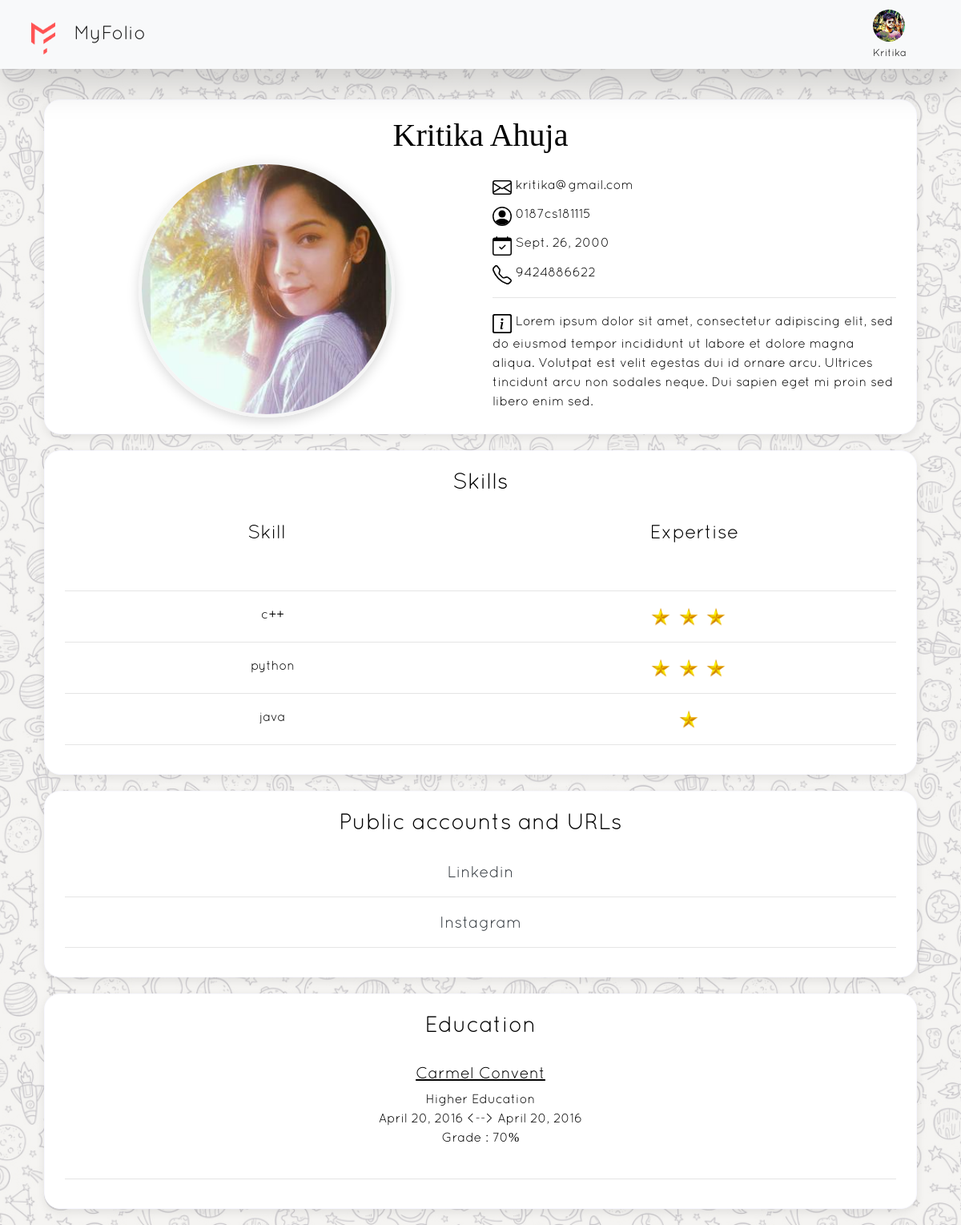
The page /profile/0187cs181115/ (signed in) on the database its author committed.
### main_app/models.py (models this page shows)
class UserCompleteProfile(models.Model):
    user = models.ForeignKey(User, on_delete=models.CASCADE)
    dob = models.DateField(blank=True, null=True)
    profile_picture = models.ImageField(blank=True, null=True, upload_to='images/profile_pictures/')
    about = models.TextField(blank=True, null=True)
    phone_no = models.CharField(max_length=10, blank=True, null=True)

class UserSkills(models.Model):
    skill_user_id = models.AutoField(primary_key=True)
    CHOICES = (("1", 'Novice'), ('11', 'Moderate'), ('111', 'Proficient'), ('1111', 'Expert'),
               )
    user = models.ForeignKey(User, on_delete=models.CASCADE)
    skill = models.ForeignKey(Skill, on_delete=models.CASCADE)
    expertise = models.CharField(default="1", max_length=4, choices=CHOICES)

class Skill(models.Model):
    skill_id = models.AutoField(primary_key=True)
    skill_name = models.CharField(max_length=40, blank=False, null=False)
    def __str__(self):
        return self.skill_name

class Link(models.Model):
    link_id = models.AutoField(primary_key=True)
    user = models.ForeignKey(User, on_delete=models.CASCADE)
    name = models.CharField(max_length=20, blank=False, null=False)
    link = models.URLField(blank=False, null=False)

class Education(models.Model):
    edu_id = models.AutoField(primary_key=True)
    user = models.ForeignKey(User, on_delete=models.CASCADE)
    school_name = models.CharField(max_length=50, blank=False, null=False)
    degree = models.CharField(max_length=50, blank=False, null=False)
    start_year = models.DateField(blank=False, null=False)
    end_year = models.DateField(blank=True, null=True)
    grade = models.CharField(max_length=10, blank=True, null=True)

### main_app/views.py (the view)
# urls.py: path('profile/<slug:name>/', views.public_profile, name='public_profile'),
def public_profile(request, name):
    if request.user.is_authenticated:
        user = User.objects.filter(username=name).first()
        data = UserCompleteProfile.objects.filter(user=user).first()
        x = UserCompleteProfile.objects.filter(user=request.user).first()
        if data:
            if data.profile_picture:
                im = Image.open(data.profile_picture)
                thumb_width = 320
                im_thumb = crop_max_square(im).resize((thumb_width, thumb_width), Image.LANCZOS)
                loc = 'media/' + str(data.profile_picture)
                im_thumb.save(loc)
        links = Link.objects.filter(user=user).all()
        projects = Project.objects.filter(user=user).all()
        education = Education.objects.filter(user=user).all()
        skills = UserSkills.objects.filter(user=user).all()
        return render(request, 'public_user_profile.html', {
            'user': user,
            'data': data,
            'links': links,
            'projects': projects,
            'educations': education,
            'skills': skills,
            'x': x
        })
    else:
        return redirect('verify_user')

### main_app/views.py (called while the page is built)
def crop_center(pil_img, crop_width, crop_height):
    img_width, img_height = pil_img.size
    return pil_img.crop(((img_width - crop_width) // 2,
                         (img_height - crop_height) // 2,
                         (img_width + crop_width) // 2,
                         (img_height + crop_height) // 2))

def crop_max_square(pil_img):
    return crop_center(pil_img, min(pil_img.size), min(pil_img.size))

### templates/public_user_profile.html (shortened to what this page needs)
{% load static %}
<!DOCTYPE html>
<html lang="en">
<head>
    <link rel="stylesheet" href="https://cdn.jsdelivr.net/npm/bootstrap@4.5.3/dist/css/bootstrap.min.css"
>
    <link rel="stylesheet" type="text/css" href="{% static 'main_app\stylesheets\complete_profile.css' %}">
    <link rel="stylesheet" type="text/css" href="{% static 'main_app\stylesheets\home.css' %}">
    <link rel="stylesheet" href="{% static 'main_app\fonts\google-sans\stylesheet.css' %}">
    <link rel="stylesheet" href="{% static 'main_app\fonts\Quicksand\stylesheet.css' %}">
</head>
<body>
<div class="extra-space mb-4">
</div>
<nav class="navbar navbar-light bg-light shadow-lg">
    <div class="container-fluid">
        <div class="row">
            <div id="logo_div" class="col-2">
                <a class="navbar-brand ml-2" href="{% url 'home' %}" id="logo-name">
                    <img src="{% static 'main_app/img/Group 2@2x.png' %}" class="navbar-brand" id="logo" width="30px">
                    MyFolio
                </a>
            </div>
            <div class="fullnavBtn mt-2 mr-2 col-2 " id="toggle">
                {% if x.profile_picture %}
                    <img src="/media/{{ x.profile_picture }}" width="40px" style="border-radius: 50%;">
                {% else %}
                    <img src="https://png.pngitem.com/pimgs/s/508-5087236_tab-profile-f-user-icon-white-fill-hd.png"
                         width="40px"
                         style="border-radius: 50%;">
                {% endif %}
                <label class="small text-center">{{ user.first_name }}</label>
            </div>
        </div>
    </div>
</nav>
<main class="container">
    <div class="row complete-profile" id="about">
        <div class="h1 col-12">
            {{ user.first_name }} {{ user.last_name }}
        </div>
        <div class="col-12 col-md-6" id="about-pic">
            {% if data.profile_picture %}
                <div>
                    <img src="/media/{{ data.profile_picture }}" id="profile-image">
                </div>
            {% else %}
                <div>
                    <img src="https://dailygrafix.com/wp-content/uploads/2019/03/ee.png" width="320px"
                         id="profile-image">
                </div>
            {% endif %}
        </div>
        <div class="col-12 col-md-6" id="about-text">
            <div class="field-data">
                <a>
                </a>
                {{ user.email }}
            </div>
            {% if data %}
                <div class="field-data">
                    <a>
                    </a> {{ user.username }}
                </div>
                <div class="field-data">
                    {% if data.dob %}
                        <a>
                        </a>
                        {{ data.dob }}
                    {% endif %}
                </div>
                <div class="field-data">
                    {% if data.phone_no %}
                        <a>
                        </a>
                        {{ data.phone_no }}
                    {% endif %}
                </div>
                <div>
                    <hr>
                </div>
                <div class="field-data">
                    {% if data.about %}
                        <a>
                        </a>
                        {{ data.about }}
                    {% endif %}
                </div>
            {% endif %}
        </div>
    </div>
    {% if skills %}
        <div class="row complete-profile" id="public-profiles">
            <h3 class="font-weight-normal">
                Skills
            </h3>
            <div class="col-12">
                <br>
                {% if skills %}
                    <div class="row text-center">
                        <div class="col-6 h4">
                            Skill
                        </div>
                        <div class="col-6 h4">
                            Expertise
                        </div>
                        <br>
                        <br>
                        <br>
                    </div>
                    <div>
                        <hr>
                    </div>
                    {% for skill in skills %}
                        <div class="container">
                            <div class="skill row">
                                <div class="col-6 text-center">{{ skill.skill }}
                                </div>
                                <div class="col-6 text-center">{% for i in skill.expertise|make_list %}
                                    <img src="{% static "main_app/img/star.png" %}" width="30px">
                                {% endfor %}
                                </div>
                            </div>
                        </div>
                        <div>
                            <hr>
                        </div>
                    {% endfor %}
                {% endif %}
            </div>
        </div>
    {% endif %}
    {% if links %}
        <div class="row complete-profile" id="public-profiles">
            <h3 class="font-weight-normal">
                Public accounts and URLs
            </h3>
            <div class="col-12">
                <br>
                {% if links %}
                    {% for link in links %}
                        <div class="row">
                            <div class="col-12 accounts">
                                <a class="text-dark" href="{{ link.link }}">{{ link.name }}</a>
                            </div>
                        </div>
                        <div>
                            <hr>
                        </div>
                    {% endfor %}
                {% else %}
                    <div class=" col-12">
                        Add some links to make your profile even more amazing ❤!!!.
                    </div>
                {% endif %}
            </div>
        </div>
    {% endif %}
    {% if educations %}
        <div class="row complete-profile" id="education">
            <h3 class="font-weight-normal">
                Education
            </h3>
            <div class="col-12">
                <br>
                {% if educations %}
                    {% for edu in educations %}
                        <div class="text-center">
                            <div class="school-name h5">
                                <u>{{ edu.school_name }}</u>
                            </div>
                            <div class="degree">
                                {{ edu.degree }}
                            </div>
                            <div>
                                {{ edu.start_year }} <-->
                                {% if edu.end_year %}
                                    {{ edu.end_year }}
                                {% else %}
                                    OnGoing
                                {% endif %}
                            </div>
                            {% if edu.grade != None %}
                                <div>
                                    Grade : {{ edu.grade }}
                                </div>
                            {% endif %}
                            <br>
                        </div>
                        <div>
                            <hr>
                        </div>
                    {% endfor %}
                {% endif %}
            </div>
        </div>
    {% endif %}
</main>
</body>
</html>

### static/main_app/stylesheets/complete_profile.css (style rules this page uses)
.h1 { font-family: "Google Sans Display"; font-weight: lighter; text-align: center; }
#logo-name { font-family: Quicksand; }
#profile-image { border-radius: 50%; border: whitesmoke solid 4px; box-shadow: rgba(0, 0, 0, 0.15) 0px 5px 15px 0px; max-width: 320px; min-width: 200px; width: 100%; }
.complete-profile { margin: 20px 10px; padding: 20px 10px; display: flex; align-items: center; justify-content: center; max-width: 1200px; border: ghostwhite solid 1px; border-radius: 20px; background-color: white; box-shadow: rgba(0, 0, 0, 0.08) 0px 4px 12px; }
#about-text { text-align: left; }
#about-pic { justify-content: center; text-align: center; }
.field-data { margin-top: 8px; word-break: break-word; }
.accounts { text-align: center; font-size: 20px; color: #003366; }

### static/main_app/stylesheets/home.css (style rules this page uses)
body { font-family: Quicksand; color: black; }
.fullnavBtn { position: absolute; top: 5%; right: 6%; height: 14px; width: 32px; cursor: pointer; z-index: 100; -webkit-transition: opacity 0.25s ease; transition: opacity 0.25s ease; padding-right: 30px; }
#toggle { align-items: center; text-align: center; }
.navbar { overflow: hidden; background-color: #333; position: fixed; top: 0; width: 100%; z-index: 999; }
#logo_div { margin-right: 10px; }
.navbar-brand { padding-top: 10px; font-size: 24px; font-family: Quicksand; }
.extra-space { height: 100px; }

### rows shown on the page
UserCompleteProfile: profile_picture (picture)
UserCompleteProfile: profile_picture (picture), dob "Sept. 26, 2000", phone_no "9424886622", about "Lorem ipsum dolor sit amet, consectetur adipiscing elit, sed do eiusmod tempor incididunt ut labore et dolore magna aliqua. Volutpat est velit egestas dui id ornare arcu. Ultrices tincidunt arcu non sodales neque. Dui sapien eget mi proin sed libero enim sed."
UserSkills: skill "c++"
UserSkills: skill "python"
UserSkills: skill "java", expertise "1" (drawn)
Link: name "Linkedin"
Link: name "Instagram"
Education: school_name "Carmel Convent", degree "Higher Education", start_year "April 20, 2016", end_year "April 20, 2016", grade "70%"

### other values the page prints
{{ user.first_name }} "Kritika"
{{ user.last_name }} "Ahuja"
{{ user.email }} "kritika@gmail.com"
{{ user.username }} "0187cs181115"
